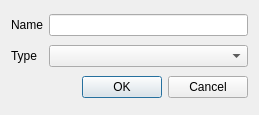
<?xml version="1.0" encoding="UTF-8"?>
<ui version="4.0">
 <class>DlgCreateTblObservation</class>
 <widget class="QDialog" name="DlgCreateTblObservation">
  <property name="geometry">
   <rect>
    <x>0</x>
    <y>0</y>
    <width>259</width>
    <height>115</height>
   </rect>
  </property>
  <property name="windowTitle">
   <string>Dialog</string>
  </property>
  <layout class="QGridLayout" name="gridLayout">
   <item row="0" column="0">
    <widget class="QLabel" name="label">
     <property name="text">
      <string>Name</string>
     </property>
    </widget>
   </item>
   <item row="0" column="1">
    <widget class="QLineEdit" name="uiTableName"/>
   </item>
   <item row="1" column="0">
    <widget class="QLabel" name="label_2">
     <property name="text">
      <string>Type</string>
     </property>
    </widget>
   </item>
   <item row="1" column="1">
    <widget class="QComboBox" name="uiTableType"/>
   </item>
   <item row="2" column="1">
    <widget class="QDialogButtonBox" name="buttonBox">
     <property name="orientation">
      <enum>Qt::Horizontal</enum>
     </property>
     <property name="standardButtons">
      <set>QDialogButtonBox::Cancel|QDialogButtonBox::Ok</set>
     </property>
    </widget>
   </item>
  </layout>
 </widget>
 <resources/>
 <connections>
  <connection>
   <sender>buttonBox</sender>
   <signal>accepted()</signal>
   <receiver>DlgCreateTblObservation</receiver>
   <slot>accept()</slot>
   <hints>
    <hint type="sourcelabel">
     <x>248</x>
     <y>254</y>
    </hint>
    <hint type="destinationlabel">
     <x>157</x>
     <y>274</y>
    </hint>
   </hints>
  </connection>
  <connection>
   <sender>buttonBox</sender>
   <signal>rejected()</signal>
   <receiver>DlgCreateTblObservation</receiver>
   <slot>reject()</slot>
   <hints>
    <hint type="sourcelabel">
     <x>316</x>
     <y>260</y>
    </hint>
    <hint type="destinationlabel">
     <x>286</x>
     <y>274</y>
    </hint>
   </hints>
  </connection>
 </connections>
</ui>
